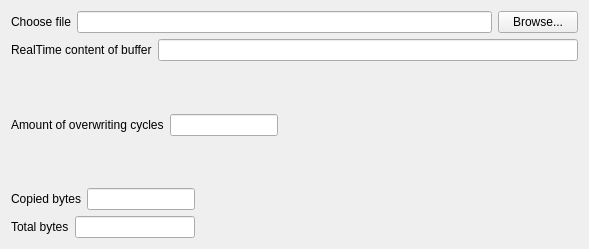
<?xml version="1.0" encoding="UTF-8"?>
<ui version="4.0">
 <class>Widget</class>
 <widget class="QWidget" name="Widget">
  <property name="geometry">
   <rect>
    <x>0</x>
    <y>0</y>
    <width>589</width>
    <height>249</height>
   </rect>
  </property>
  <property name="windowTitle">
   <string>Widget</string>
  </property>
  <layout class="QFormLayout" name="formLayout">
   <item row="0" column="0" colspan="2">
    <layout class="QHBoxLayout" name="horizontalLayout">
     <item>
      <widget class="QLabel" name="label">
       <property name="text">
        <string>Choose file</string>
       </property>
      </widget>
     </item>
     <item>
      <widget class="QLineEdit" name="lineEdit"/>
     </item>
     <item>
      <widget class="QPushButton" name="pushButton">
       <property name="text">
        <string>Browse...</string>
       </property>
      </widget>
     </item>
    </layout>
   </item>
   <item row="1" column="0" colspan="2">
    <layout class="QHBoxLayout" name="horizontalLayout_2">
     <item>
      <widget class="QLabel" name="label_2">
       <property name="text">
        <string>RealTime content of buffer</string>
       </property>
      </widget>
     </item>
     <item>
      <widget class="QLineEdit" name="lineEdit_2"/>
     </item>
    </layout>
   </item>
   <item row="2" column="0">
    <spacer name="verticalSpacer">
     <property name="orientation">
      <enum>Qt::Vertical</enum>
     </property>
     <property name="sizeHint" stdset="0">
      <size>
       <width>20</width>
       <height>40</height>
      </size>
     </property>
    </spacer>
   </item>
   <item row="3" column="0">
    <layout class="QHBoxLayout" name="horizontalLayout_3">
     <item>
      <widget class="QLabel" name="label_3">
       <property name="text">
        <string>Amount of overwriting cycles</string>
       </property>
      </widget>
     </item>
     <item>
      <widget class="QLineEdit" name="lineEdit_3"/>
     </item>
    </layout>
   </item>
   <item row="4" column="0">
    <spacer name="verticalSpacer_2">
     <property name="orientation">
      <enum>Qt::Vertical</enum>
     </property>
     <property name="sizeHint" stdset="0">
      <size>
       <width>20</width>
       <height>40</height>
      </size>
     </property>
    </spacer>
   </item>
   <item row="5" column="0">
    <layout class="QVBoxLayout" name="verticalLayout">
     <item>
      <layout class="QHBoxLayout" name="horizontalLayout_4">
       <item>
        <widget class="QLabel" name="label_4">
         <property name="text">
          <string>Copied bytes</string>
         </property>
        </widget>
       </item>
       <item>
        <widget class="QLineEdit" name="lineEdit_4"/>
       </item>
      </layout>
     </item>
     <item>
      <layout class="QHBoxLayout" name="horizontalLayout_5">
       <item>
        <widget class="QLabel" name="label_5">
         <property name="text">
          <string>Total bytes</string>
         </property>
        </widget>
       </item>
       <item>
        <widget class="QLineEdit" name="lineEdit_5"/>
       </item>
      </layout>
     </item>
    </layout>
   </item>
  </layout>
 </widget>
 <layoutdefault spacing="6" margin="11"/>
 <resources/>
 <connections/>
</ui>
